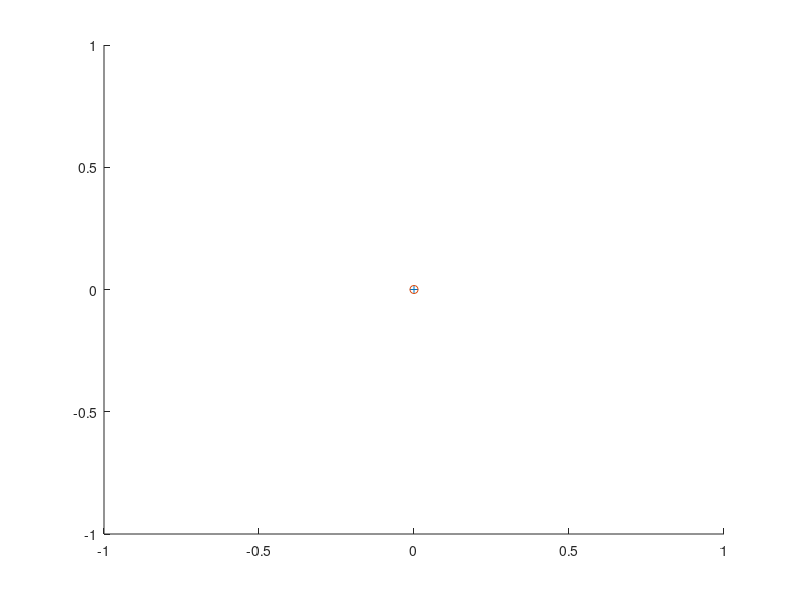

Reproduce this figure in MATLAB.
clear;clc;
data=load('data2.txt');
m=length(data);
n=columns(data);
x_orig=data(:,1:n-1);
y=data(:,n);
x=[ones(m,1),x_orig];
#x=[ones(m,1),x_orig,x_orig(:,1).^2,x_orig(:,2).^2,x_orig(:,1).*x_orig(:,2)];
#more features applied in complex problems.
no_theta=columns(x);
theta_i=zeros(no_theta,1);
theta_f=zeros(no_theta,1);
alpha=0.001;

%ploting data
hold on;
pos = find(y == 1);
neg = find(y == 0);

plot(x_orig(pos,1), x_orig(pos, 2), '+');
plot(x_orig(neg,1), x_orig(neg, 2), 'o');



hold off;
#By fminunc
function [J, grad] = costFunction(theta_f, X, y)
    h=1./(1+exp(-X*theta_f));
    J = -y'* log(h) - (1 - y)'* log(1 - h);
    grad = ((X' * (h - y)));
end
options = optimset('GradObj', 'on', 'MaxIter', 400);
[theta_f, J] = fminunc(@(theta_f)(costFunction(theta_f, x, y)), theta_f, options);

 
 
#By iteration

for i=0:70000
    h=1./(1+exp(-x*theta_i));
    J = 1/m*(-y'* log(h) - (1 - y)'* log(1 - h));
    errorDifference = sum(J)./length(y);
    grad = ((x' * (h - y)));
    theta_i-=1/m*(alpha*grad);
    if mod(i,10000)==0
      printf("Error Difference=%f\n",errorDifference);
    end
end

predictionsOfFun =round( 1./(1+exp(-x*theta_f)));
predictionsOfItr =round( 1./(1+exp(-x*theta_i)));
accuracyOfFun=mean((predictionsOfFun==y)*100); 
accuracyOfItr=mean((predictionsOfItr==y)*100);
printf("accuracy of fminunc %f \n",accuracyOfFun);

printf("accuracy of Iteration %f \n",accuracyOfItr);